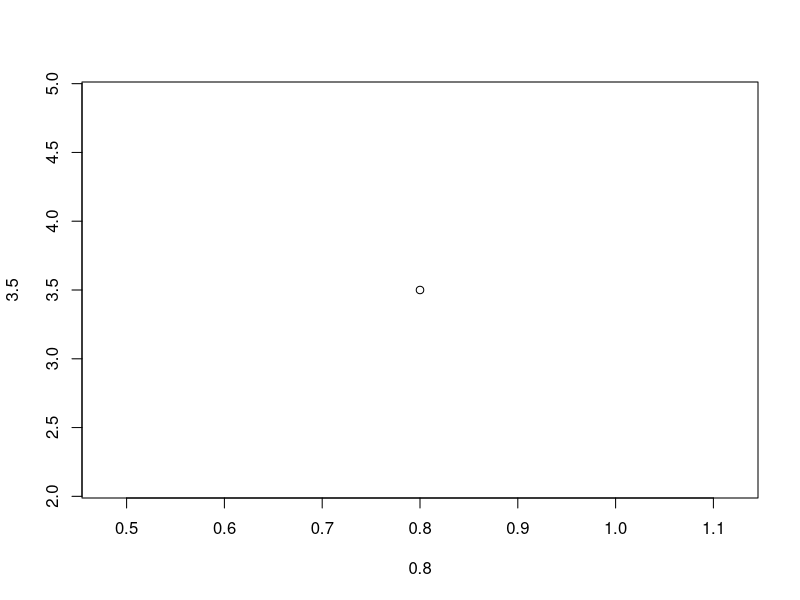
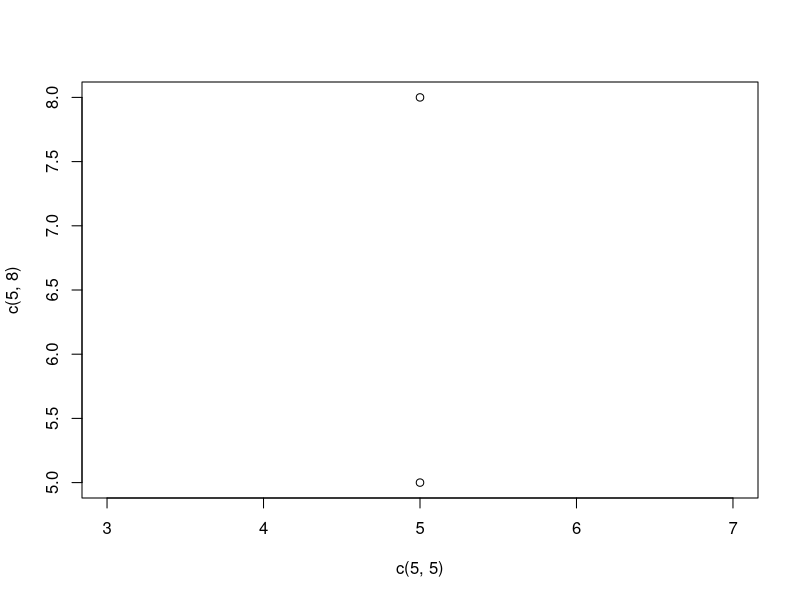
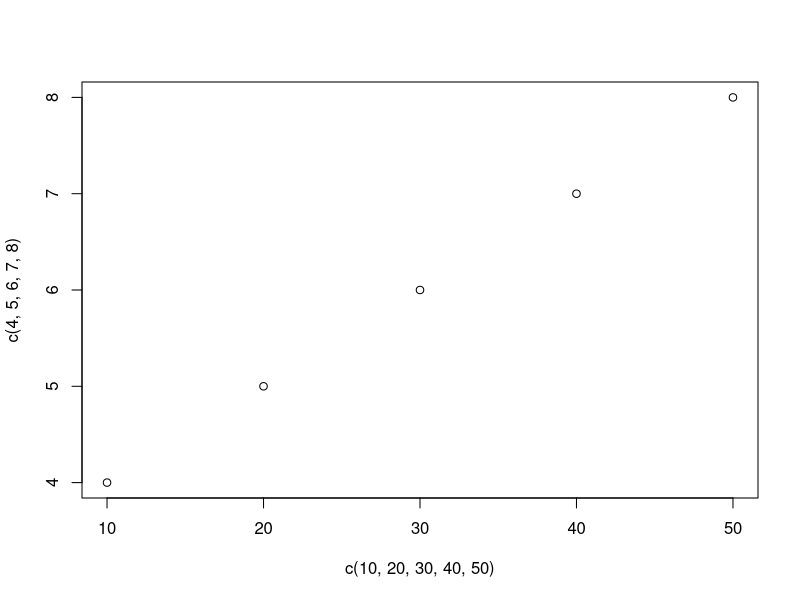
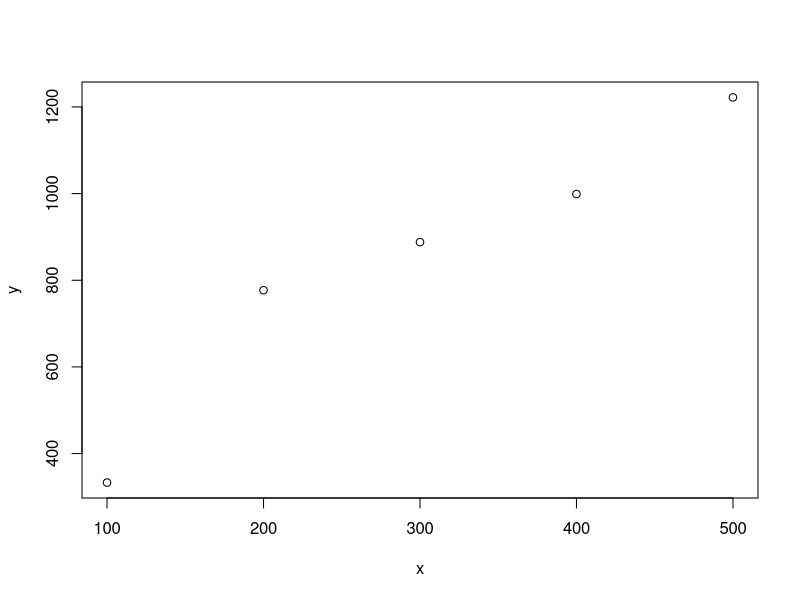
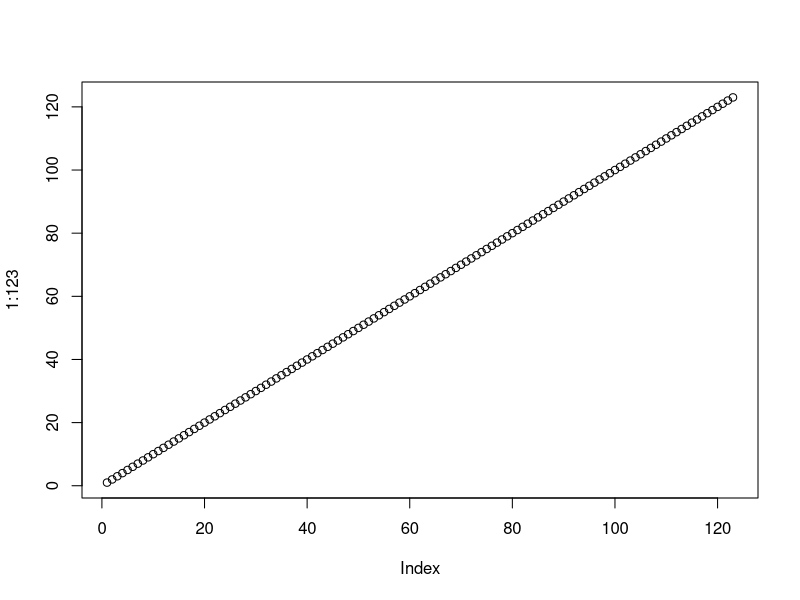
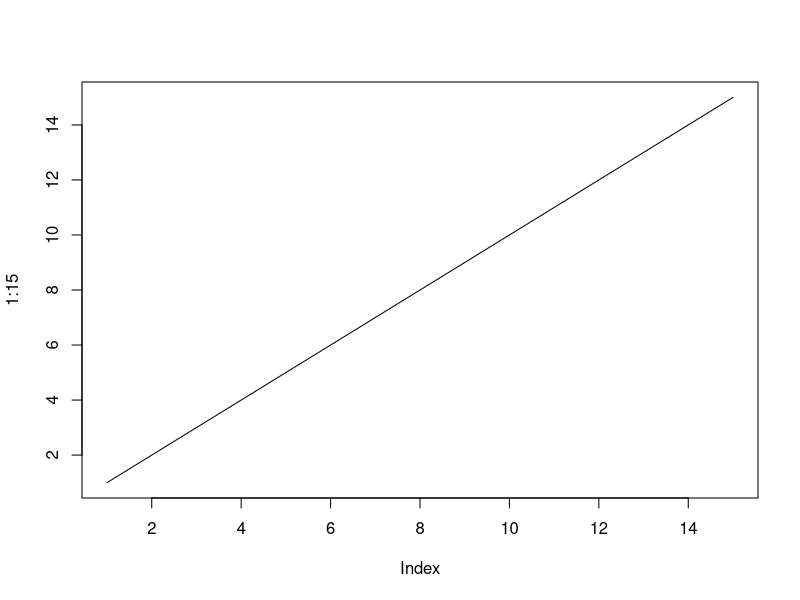
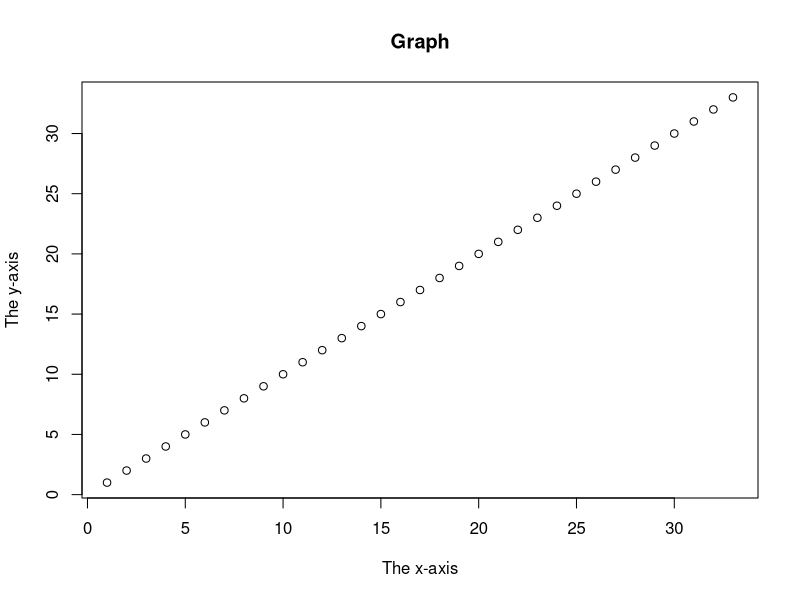
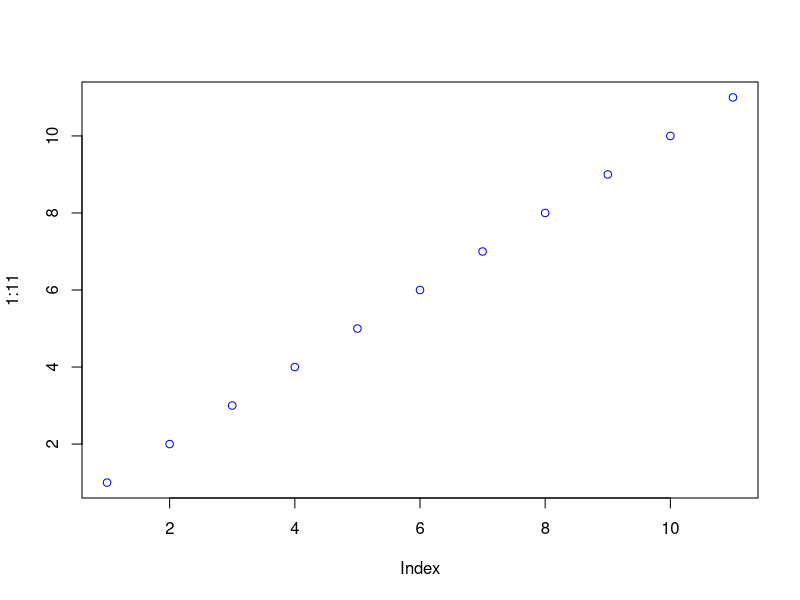

Source code (R) for these figures, in order:
## ---- chunk 1
# Draw one point in the diagram, at position (0.8) and position (3.5):

plot(0.8, 3.5)
## ---- chunk 2
# Draw two points in the diagram, one at position (5,5) and one in position (5,8):

plot(c(5, 5), c(5, 8))
## ---- chunk 3
# plot as many points as you like, just make sure you have the same number of points in both axis:

plot(c(10, 20, 30, 40, 50), c(4,5,6,7,8))
## ---- chunk 4
x <- c(100, 200, 300, 400, 500)
y <- c(333, 777, 888, 999, 1222)

plot(x, y)
## ---- chunk 5
plot(1:123)
## ---- chunk 6
plot(1:15, type="l")
## ---- chunk 7
plot(1:33, main="Graph", xlab="The x-axis", ylab="The y-axis")

## ---- chunk 8
plot(1:11, col="blue")
## ---- chunk 9
plot(1:12, cex=2.5)
## ---- chunk 10
plot(1:11, pch=8, cex=2.8)
## ---- chunk 11
plot(1:15, type="l")
## ---- chunk 12
plot(1:13, type="l", col="gold")
## ---- chunk 13
plot(1:9, type="l", lwd=3)
## ---- chunk 14
plot(1:5, type="l", lwd=5, lty=2)
## ---- chunk 15
line1 <- c(1,2,3,4,5,10,13,15)
line2 <- c(2,5,7,8,9,10,13,15)

plot(line1, type = "l", col = "gold")
lines(line2, type="l", col = "green")
## ---- chunk 16
x <- c(5,7,8,7,2,2,9,4,11,12,9,6)
y <- c(99,86,87,88,111,103,87,94,78,77,85,86)

plot(x, y)
## ---- chunk 17
x <- c(5,7,8,7,2,2,9,4,11,12,9,6)
y <- c(99,86,87,88,111,103,87,94,78,77,85,86)

plot(x, y, main="Observation of Cars", xlab="Car age", ylab="Car speed")
## ---- chunk 18
# Draw two plots on the same figure:

# day one, the age and speed of 12 cars:
x1 <- c(5,7,8,7,2,2,9,4,11,12,9,6)
y1 <- c(99,86,87,88,111,103,87,94,78,77,85,86)

# day two, the age and speed of 15 cars:
x2 <- c(2,2,8,1,15,8,12,9,7,3,11,4,7,14,12)
y2 <- c(100,105,84,105,90,99,90,95,94,100,79,112,91,80,85)

plot(x1, y1, main="Observation of Cars", xlab="Car age", ylab="Car speed", col="green", cex=2)
points(x2, y2, col="blue", cex=2)
## ---- chunk 19
# Create a vector of pies
x <- c(10,20,30,40,50)

# Display the pie chart
pie(x)
## ---- chunk 20
# Create a vector of pies
x <- c(10,20,30,40,50)

# Display the pie chart and start the first pie at 90 degrees
pie(x, init.angle = 45)
## ---- chunk 21
# Create a vector of pies
x <- c(10,20,30,40)

# Create a vector of labels
movie_genre <- c("Horror", "Comedy", "Action", "Drama")

# Display the pie chart with labels
pie(x, label = movie_genre, main = "Genre")
## ---- chunk 22
# Create a vector of colors
colors <- c("blue", "yellow", "green", "black")

# Display the pie chart with colors
pie(x, label = movie_genre, main = "Genre", col = colors)
## ---- chunk 23
# Create a vector of labels
movie_genre <- c("Horror", "Comedy", "Action", "Drama")

# Create a vector of colors
colors <- c("red", "blue", "green", "black")

# Display the pie chart with colors
pie(x, label = movie_genre, main = "Pie Chart", col = colors)

# Display the explanation box
legend("bottomright", movie_genre, fill = colors)
## ---- chunk 24
# x-axis values
x <- c("Horror", "Comedy", "Action", "Drama")

# y-axis values
y <- c(2, 4, 6, 8)

barplot(y, names.arg = x)
## ---- chunk 25
x <- c("Horror", "Comedy", "Action", "Drama")
y <- c(2, 4, 6, 8)

barplot(y, names.arg = x, col = "black")
## ---- chunk 26
x <- c("Horror", "Comedy", "Action", "Drama")
y <- c(2, 4, 6, 8)

barplot(y, names.arg = x, density = 10)
## ---- chunk 27
x <- c("Horror", "Comedy", "Action", "Drama")
y <- c(2, 4, 6, 8)

barplot(y, names.arg = x, width = c(1,2,3,4))
## ---- chunk 28
x <- c("Horror", "Comedy", "Action", "Drama")
y <- c(2, 4, 6, 8)

barplot(y, names.arg = x, horiz = TRUE)
